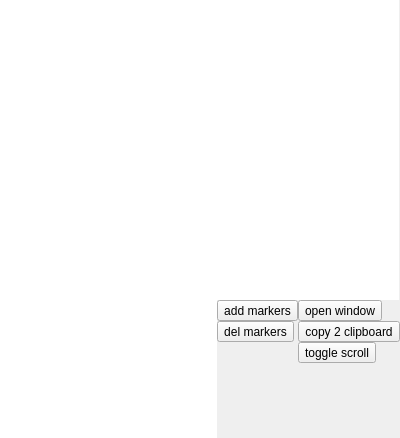
<?xml version="1.0" encoding="UTF-8"?>
<ui version="4.0">
 <class>ProfileWidget</class>
 <widget class="QWidget" name="ProfileWidget">
  <property name="geometry">
   <rect>
    <x>0</x>
    <y>0</y>
    <width>400</width>
    <height>438</height>
   </rect>
  </property>
  <layout class="QVBoxLayout" name="verticalLayout">
   <property name="spacing">
    <number>0</number>
   </property>
   <property name="leftMargin">
    <number>0</number>
   </property>
   <property name="topMargin">
    <number>0</number>
   </property>
   <property name="rightMargin">
    <number>0</number>
   </property>
   <property name="bottomMargin">
    <number>0</number>
   </property>
   <item>
    <widget class="QWidget" name="inlet" native="true">
     <property name="sizePolicy">
      <sizepolicy hsizetype="Preferred" vsizetype="Expanding">
       <horstretch>0</horstretch>
       <verstretch>0</verstretch>
      </sizepolicy>
     </property>
     <property name="autoFillBackground">
      <bool>true</bool>
     </property>
     <layout class="QVBoxLayout" name="verticalLayout_5">
      <property name="spacing">
       <number>0</number>
      </property>
      <property name="leftMargin">
       <number>0</number>
      </property>
      <property name="topMargin">
       <number>0</number>
      </property>
      <property name="rightMargin">
       <number>0</number>
      </property>
      <property name="bottomMargin">
       <number>0</number>
      </property>
      <item>
       <layout class="QHBoxLayout" name="layout_2">
        <property name="spacing">
         <number>0</number>
        </property>
        <item>
         <widget class="QtCharts::QChartView" name="plot">
          <property name="sizePolicy">
           <sizepolicy hsizetype="Expanding" vsizetype="Preferred">
            <horstretch>0</horstretch>
            <verstretch>0</verstretch>
           </sizepolicy>
          </property>
          <property name="minimumSize">
           <size>
            <width>300</width>
            <height>0</height>
           </size>
          </property>
          <property name="frameShape">
           <enum>QFrame::NoFrame</enum>
          </property>
         </widget>
        </item>
        <item>
         <spacer name="verticalSpacer_2">
          <property name="orientation">
           <enum>Qt::Vertical</enum>
          </property>
          <property name="sizeType">
           <enum>QSizePolicy::Fixed</enum>
          </property>
          <property name="sizeHint" stdset="0">
           <size>
            <width>1</width>
            <height>300</height>
           </size>
          </property>
         </spacer>
        </item>
       </layout>
      </item>
      <item>
       <layout class="QHBoxLayout" name="horizontalLayout">
        <item>
         <widget class="QTextBrowser" name="proteinList">
          <property name="frameShape">
           <enum>QFrame::NoFrame</enum>
          </property>
          <property name="readOnly">
           <bool>true</bool>
          </property>
          <property name="openLinks">
           <bool>false</bool>
          </property>
         </widget>
        </item>
        <item>
         <layout class="QGridLayout" name="gridLayout">
          <item row="0" column="2">
           <widget class="QToolButton" name="profileViewButton">
            <property name="text">
             <string>open window</string>
            </property>
           </widget>
          </item>
          <item row="2" column="2">
           <widget class="QToolButton" name="avoidScrollingButton">
            <property name="text">
             <string>toggle scroll</string>
            </property>
           </widget>
          </item>
          <item row="1" column="2">
           <widget class="QToolButton" name="copyToClipboardButton">
            <property name="text">
             <string>copy 2 clipboard</string>
            </property>
           </widget>
          </item>
          <item row="0" column="0">
           <widget class="QToolButton" name="addToMarkersButton">
            <property name="text">
             <string>add markers</string>
            </property>
           </widget>
          </item>
          <item row="3" column="2">
           <spacer name="verticalSpacer">
            <property name="orientation">
             <enum>Qt::Vertical</enum>
            </property>
            <property name="sizeHint" stdset="0">
             <size>
              <width>1</width>
              <height>1</height>
             </size>
            </property>
           </spacer>
          </item>
          <item row="1" column="0">
           <widget class="QToolButton" name="removeFromMarkersButton">
            <property name="text">
             <string>del markers</string>
            </property>
           </widget>
          </item>
         </layout>
        </item>
       </layout>
      </item>
     </layout>
    </widget>
   </item>
  </layout>
  <action name="actionProfileView">
   <property name="icon">
    <iconset theme="view-fullscreen">
     <normaloff>.</normaloff>.</iconset>
   </property>
   <property name="text">
    <string>Open Full Plot</string>
   </property>
   <property name="toolTip">
    <string>Show proteins in new window</string>
   </property>
   <property name="shortcut">
    <string>V</string>
   </property>
  </action>
  <action name="actionCopyToClipboard">
   <property name="icon">
    <iconset theme="edit-copy">
     <normaloff>.</normaloff>.</iconset>
   </property>
   <property name="text">
    <string>Copy to clipboard</string>
   </property>
   <property name="toolTip">
    <string>Copy protein names to clipboard</string>
   </property>
   <property name="shortcut">
    <string>Ctrl+C</string>
   </property>
  </action>
  <action name="actionAvoidScrolling">
   <property name="checkable">
    <bool>true</bool>
   </property>
   <property name="icon">
    <iconset theme="view-filter">
     <normaloff>.</normaloff>.</iconset>
   </property>
   <property name="text">
    <string>Reduce to fit</string>
   </property>
   <property name="toolTip">
    <string>Reduce proteins displayed to fit area</string>
   </property>
  </action>
  <action name="actionAddToMarkers">
   <property name="icon">
    <iconset theme="list-add"/>
   </property>
   <property name="text">
    <string>Add to Markers</string>
   </property>
   <property name="toolTip">
    <string>Add all proteins as markers</string>
   </property>
   <property name="shortcut">
    <string>+</string>
   </property>
  </action>
  <action name="actionRemoveFromMarkers">
   <property name="icon">
    <iconset theme="list-remove">
     <normaloff>.</normaloff>.</iconset>
   </property>
   <property name="text">
    <string>Remove from Markers</string>
   </property>
   <property name="toolTip">
    <string>Remove proteins from marker list</string>
   </property>
   <property name="shortcut">
    <string>-</string>
   </property>
  </action>
 </widget>
 <customwidgets>
  <customwidget>
   <class>QtCharts::QChartView</class>
   <extends>QGraphicsView</extends>
   <header location="global">QChartView</header>
  </customwidget>
 </customwidgets>
 <resources/>
 <connections/>
</ui>
